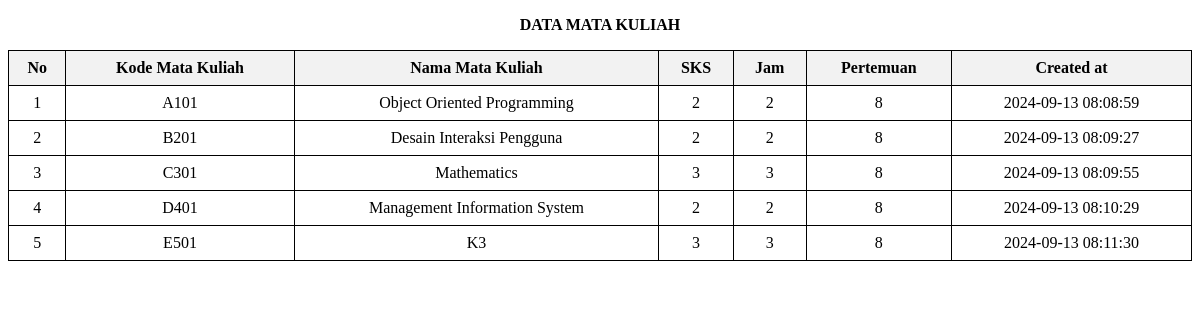
The page /Tugas2/course.php on the database its author committed.
### tables this page shows
CREATE TABLE `courses` (
  `id` int(11) NOT NULL,
  `code` varchar(30) NOT NULL,
  `name` varchar(45) NOT NULL,
  `sks` int(10) NOT NULL,
  `hours` int(11) NOT NULL,
  `meeting` int(11) NOT NULL,
  `deleted_at` timestamp NULL DEFAULT NULL,
  `created_at` timestamp NOT NULL DEFAULT current_timestamp(),
  `updated_at` timestamp NOT NULL DEFAULT current_timestamp()
);

### Tugas2/koneksi.php (called while the page is built, shortened)
<?php
class Database {
    private $host = "localhost";
    private $username = "root";
    private $password = "";
    private $database = "pweb2";
    protected $koneksi;
    function __construct() {
        $this->koneksi = mysqli_connect($this->host, $this->username, $this->password, $this->database);
    }
    public function query($query) {
        return mysqli_query($this->koneksi, $query);
    }
}
class Courses extends Database {
    public function tampilData() {
        $query = "SELECT * FROM courses";
        $data = $this->query($query);
        $hasil = [];
        while ($row = mysqli_fetch_array($data, MYSQLI_ASSOC)) {
            $hasil[] = $row;
        }
        return $hasil;
    }
}
?>

### Tugas2/course.php (the view, shortened to what this page needs)
<?php
require_once('koneksi.php');
$tampilCourse = new Courses();
$data = $tampilCourse->tampilData();
?>
<!DOCTYPE html>
<html>
<head>
</head>
<body>
	<p><center><b>DATA MATA KULIAH</b></center></p>
<table border="1">
		<tr>
			<th>No</th>
			<th>Kode Mata Kuliah</th>
            <th>Nama Mata Kuliah</th>
			<th>SKS</th>
			<th>Jam</th>
			<th>Pertemuan</th>
            <th>Created at</th>
		</tr>
		<?php
		$no = 1;
		foreach($data as $row){
			?>
			<tr>
				<td><?php echo $no++; ?></td>
				<td><?php echo $row['code']; ?></td>
                <td><?php echo $row['name']; ?></td>
				<td><?php echo $row['sks']; ?></td>
				<td><?php echo $row['hours']; ?></td>
				<td><?php echo $row['meeting']; ?></td>
                <td><?php echo $row['created_at']; ?></td>
               </tr>
			<?php
		}
		?>
	</table>
	<br>
</body>
</html>

### Tugas2/course.php (style rules this page uses)
table { width: 100%; border-collapse: collapse; }
th, td { border: 1px solid #000; padding: 8px; text-align: center; }
th { background-color: #f2f2f2; }

### rows shown on the page
courses: code "A101", name "Object Oriented Programming", sks "2", hours "2", meeting "8", created_at "2024-09-13 08:08:59"
courses: code "B201", name "Desain Interaksi Pengguna", sks "2", hours "2", meeting "8", created_at "2024-09-13 08:09:27"
courses: code "C301", name "Mathematics", sks "3", hours "3", meeting "8", created_at "2024-09-13 08:09:55"
courses: code "D401", name "Management Information System", sks "2", hours "2", meeting "8", created_at "2024-09-13 08:10:29"
courses: code "E501", name "K3", sks "3", hours "3", meeting "8", created_at "2024-09-13 08:11:30"
